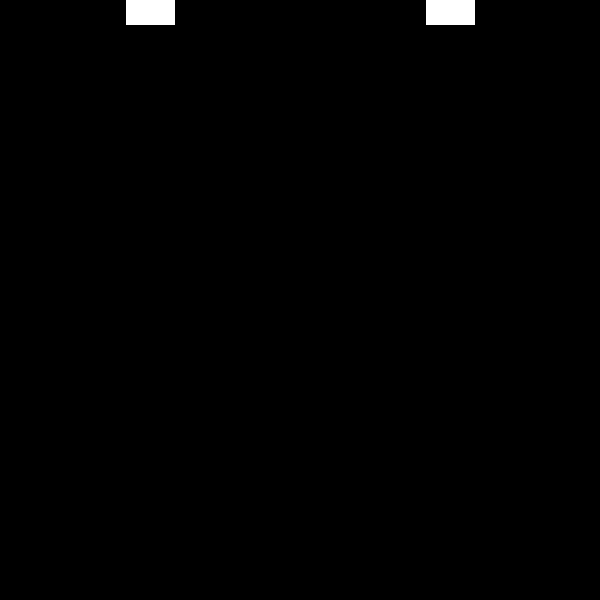
Frame 1 (no input)
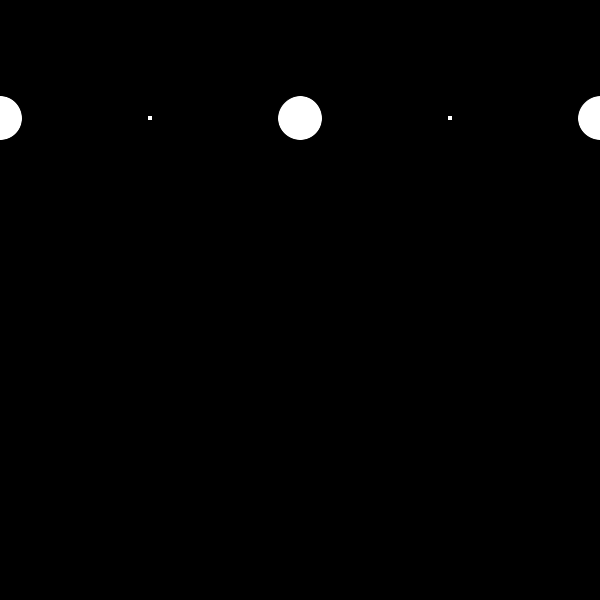
Frame 60 (the mouse pressed at the canvas centre just before this capture)
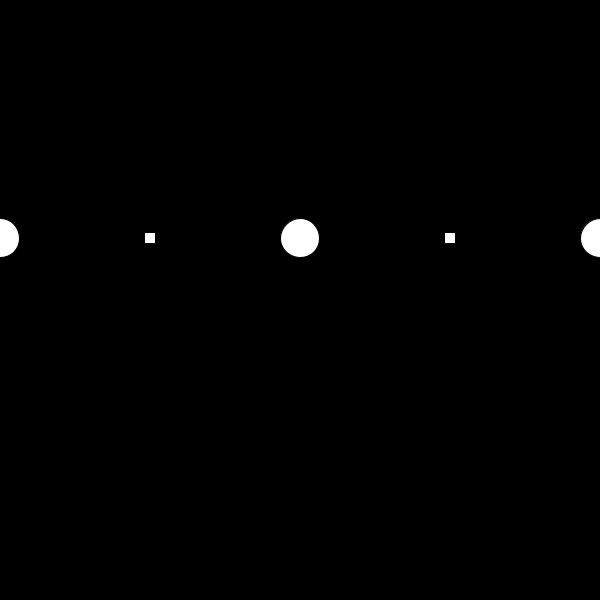
Frame 120 (the mouse held since frame 60 and released just before this capture)

The Processing sketch that drew these frames (run headless with seeded random() and noise(); from frame 60 on, the mouse is pressed at the canvas centre):

// Processing sketch: processing_111516
// ── processing_111516.pde

 //I HATE LOOPS.  THEY CONFUSE ME AND MAKE ME SAD.  SO DO CONDITONALS.
int x = -300;
int y = 0;
int z = -150;
float diam = 0;
float sqsize = 50;
float yspeed = 2;
int red = 255;
int green = 255;
int blue = 255;
float state = 0;
int bgred = 0;
int bgblue = 0;
int bggreen = 0;

void setup(){
  size(600,600);
  background(0);
  rectMode(CENTER);
  frameRate(100);
}

void draw(){
  //Stops the trailing circles
  background(bgred, bgblue, bggreen);
  int xpos = x;
  int sqpos = z;
  //Creates the 5 ellipses
 for(int i = 0; i < 3; i = i + 1){
  xpos = xpos + 300;
  fill(red,green,blue);
  ellipse(xpos,y,diam,diam);
 }
 for(int i = 0; i < 2; i = i + 1){
   sqpos = sqpos + 300;
   fill(red,green,blue);
   rect(sqpos,y,sqsize,sqsize);
 }
  //moves them down
  y+=yspeed; 
  //if they hit the bottom, go up
  if(y > height){
    yspeed = -yspeed*2;
}
//if they hit the top, go down
if(y<0){
  y = 0;
  yspeed = -yspeed*2;
}
//inccreases the size of the circles over time, then resets their size
  diam = diam + .75;
  if(diam > 50){
    diam = 0;
 }
 sqsize = sqsize - .75;
 if(sqsize < 0){
   sqsize = 50;
 }
 if(yspeed > 31){
   yspeed = 2;
   green = 0;
   blue = 0;
   state = state + 1;
 }
   if(state > 1){
     red = 0;
     green = 255;
     blue = 0;
   }
   if(state > 2){
     red = 0;
     green = 0;
     blue = 255;
   }
   if(state > 3){
     bgred = 255;
 }
 if(state > 4){
   bgred = 0;
   bgblue = 255;
   red = 0;
   blue = 0;
   green = 255;
 }
  if(state > 5){
   bgblue = 0;
   bggreen = 255;
   red = 255;
   blue = 0;
   green = 0;
 }
 if(state > 6){
   red = 255;
   green = 255;
   blue = 255;
   bgred = 0;
   bggreen = 0;
   bgblue = 0;
   state = 0;
   state = state + 1;
 }
}
